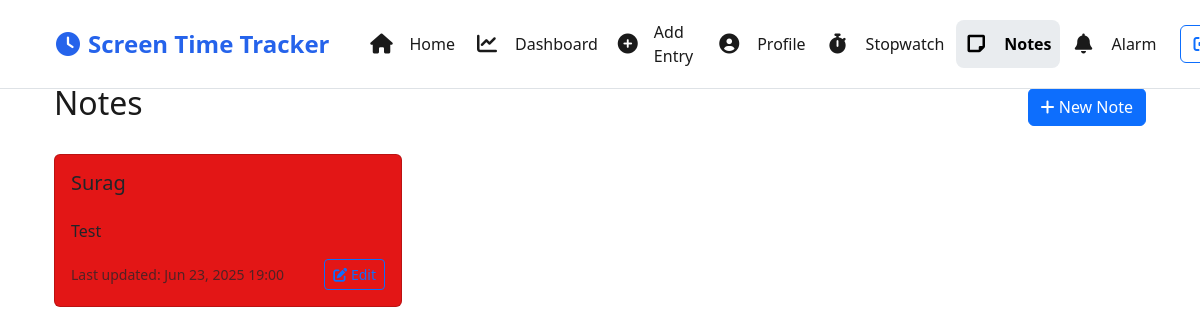
The page /notes/ (signed in) on the database its author committed.
### tracker/models.py (models this page shows, shortened)
class Note(models.Model):
    user = models.ForeignKey(User, on_delete=models.CASCADE)
    title = models.CharField(max_length=100)
    content = models.TextField()
    color = models.CharField(max_length=7, default='#ffffff')  # Hex color code
    created_at = models.DateTimeField(auto_now_add=True)
    updated_at = models.DateTimeField(auto_now=True)

### tracker/views.py (the view)
# urls.py: path('notes/', views.note_list, name='note_list'),
@login_required
def note_list(request):
    notes = Note.objects.filter(user=request.user).order_by('-updated_at')
    return render(request, 'tracker/note_list.html', {'notes': notes})

### tracker/templates/tracker/note_list.html (shortened to what this page needs)
{% extends 'tracker/base.html' %}
{% block content %}
<div class="container mt-4">
    <div class="d-flex justify-content-between align-items-center mb-4">
        <h2>Notes</h2>
        <a href="{% url 'note_create' %}" class="btn btn-primary">
            <i class="fas fa-plus"></i> New Note
        </a>
    </div>
    <div class="row">
        {% for note in notes %}
        <div class="col-md-4 mb-4">
            <div class="card" style="background-color: {{ note.color }}">
                <div class="card-body">
                    <h5 class="card-title">{{ note.title }}</h5>
                    <p class="card-text">{{ note.content|linebreaks }}</p>
                    <div class="d-flex justify-content-between align-items-center">
                        <small class="text-muted">
                            Last updated: {{ note.updated_at|date:"M d, Y H:i" }}
                        </small>
                        <a href="{% url 'note_update' note.id %}" class="btn btn-sm btn-outline-primary">
                            <i class="fas fa-edit"></i> Edit
                        </a>
                    </div>
                </div>
            </div>
        </div>
        {% empty %}
        <div class="col-12">
            <div class="alert alert-info">
                No notes created yet. Create one to get started!
            </div>
        </div>
        {% endfor %}
    </div>
</div>
{% endblock %}

### tracker/templates/tracker/base.html (style rules this page uses)
:root { --bg-primary: #ffffff; --bg-secondary: #f8f9fa; --text-primary: #1a1a1a; --text-secondary: #6c757d; --border-color: #dee2e6; --card-bg: #ffffff; --card-border: #e9ecef; --shadow: 0 2px 4px rgba(0, 0, 0, 0.05); --primary-color: #2563eb; --success-color: #10b981; --danger-color: #ef4444; --warning-color: #f59e0b; --info-color: #3b82f6; --navbar-bg: #ffffff; --navbar-border: #dee2e6; --navbar-hover: #f8f9fa; --navbar-active: #e9ecef; }
body { background-color: var(--bg-primary); color: var(--text-primary); transition: background-color 0.3s ease, color 0.3s ease; padding-top: 60px; }

### tracker/templates/tracker/note_list.html (style rules this page uses)
.card { transition: transform 0.2s; height: 100%; }
.card-text { max-height: 150px; overflow-y: auto; }

### rows shown on the page
Note: title "Surag", content "Test", updated_at "Jun 23, 2025 19:00"
